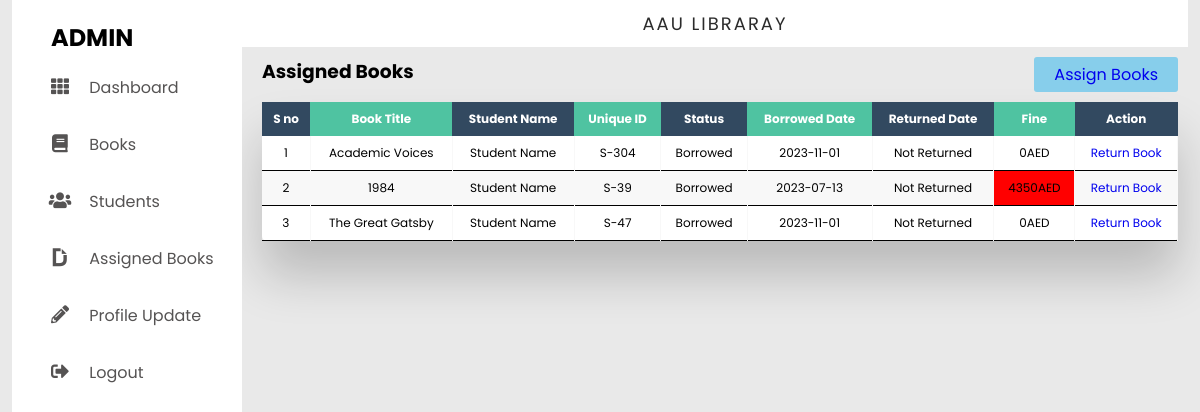
The app's page /admin/assign_book/index.php (signed in) with its own data.
### tables this page shows
CREATE TABLE `books_borrowed` (
  `id` int(11) NOT NULL,
  `user_id` int(11) NOT NULL,
  `book_id` int(11) NOT NULL,
  `unique_id` varchar(255) NOT NULL,
  `date` date NOT NULL,
  `fine_amount` int(11) DEFAULT NULL,
  `returned_date` date DEFAULT NULL,
  `status` varchar(255) NOT NULL,
  `created_at` timestamp NOT NULL DEFAULT current_timestamp()
);

CREATE TABLE `books` (
  `id` int(11) NOT NULL,
  `title` varchar(255) NOT NULL,
  `publisher` varchar(255) NOT NULL,
  `publication_year` int(11) NOT NULL,
  `version` int(20) NOT NULL,
  `field` varchar(255) NOT NULL,
  `quantity` int(255) DEFAULT NULL,
  `borrowed` int(11) DEFAULT 0,
  `created_at` timestamp NOT NULL DEFAULT current_timestamp()
);

CREATE TABLE `users` (
  `id` int(11) NOT NULL,
  `name` varchar(255) NOT NULL,
  `email` varchar(255) NOT NULL,
  `password` varchar(255) NOT NULL,
  `user_type` varchar(255) DEFAULT NULL,
  `created_at` timestamp NOT NULL DEFAULT current_timestamp()
);

### admin/assign_book/index.php (the view, shortened to what this page needs)
<?php require_once '../../database/connection.php' ?>
<?php
$serails_number = 1;
$sql = "SELECT users.*, books.*, books_borrowed.*
FROM users
JOIN books_borrowed ON users.id = books_borrowed.user_id
JOIN books ON books_borrowed.book_id = books.id;";
$result = $conn->query($sql);
$data = $result->fetch_all(MYSQLI_ASSOC);
?>
<span style="font-family: verdana, geneva, sans-serif;">
    <!DOCTYPE html>
    <html lang="en">
    <?php require_once('../layouts/head.php'); ?>
    <body>
        <div class="container">
            <?php require_once('../layouts/navbar.php'); ?>
            <section class="main">
                <div class="main-top">
                    <p>AAU Libraray</p>
                </div>
                <div class="main-body">
                    <div class="header">
                        <h3>Assigned Books</h3>
                        <a href="./create.php">Assign Books</a>
                    </div>
                    <div class="table-wrapper">
                        <?php if(count($data) > 0){?>
                        <table class="fl-table">
                            <thead>
                                <tr>
                                    <th>S no</th>
                                    <th>Book Title</th>
                                    <th>Student Name</th>
                                    <th>Unique ID</th>
                                    <th>Status</th>
                                    <th>Borrowed Date</th>
                                    <th>Returned Date</th>
                                    <th>Fine</th>
                                    <th>Action</th>
                                </tr>
                            </thead>
                            <tbody>
                                <?php foreach ($data as $item) {
                                    $assignDate = new DateTime($item["date"]);
                                    $next120Days = $assignDate->add(new DateInterval('P120D'));
                                    $currentDate = new DateTime();
                                    if ($item["status"]  == "Borrowed" && $next120Days < $currentDate) {
                                            $overdueDays = $currentDate->diff($next120Days)->days;
                                            $fine = $overdueDays * 50;
                                    } elseif($item["status"]  == "Returned" && $next120Days < $currentDate) {
                                        $fine = "Charged";
                                    }else {
                                        $fine = 0;
                                    }
                                ?>
                                    <tr class="tr">
                                        <td><?php echo $serails_number ?></td>
                                        <td><?php echo $item["title"] ?></td>
                                        <td><?php echo $item["name"] ?></td>
                                        <td><?php echo $item["unique_id"] ?></td>
                                        <td><?php echo $item["status"] ?></td>
                                        <td><?php echo $item["date"] ?></td>
                                        <td><?php echo $item["returned_date"] !== null ? $item["returned_date"] : 'Not Returned' ?></td>
                                        <td <?php if($fine != 0 && $fine != "Charged") echo 'style="background-color: red;" '?> ><?php echo $fine == "Charged" ? "Charged " . $item["fine_amount"] : $fine . "AED" ?> </td>
                                        <td>
                                            <?php if($item["status"]  == "Borrowed"){ ?>
                                                <a href="./return.php?id=<?php echo $item['id']; ?>">Return Book</a>
                                          <?php  } else{ ?>
                                                Returned
                                            <?php } ?>
                                        </td>
                                    </tr>
                                <?php
                                    $serails_number++;
                                } ?>
                        </table>
                        <?php } else{  ?>
                            <p>No Record Found</p>
                            <?php } ?>
                    </div>
                    </div>
                </div>
    </body>
    </html>
</span>

### admin/layouts/head.php (shortened to what this page needs)
<head>
  <link rel="stylesheet" href="../../css/dashboard.css" />
  <link rel="stylesheet" href="https://cdnjs.cloudflare.com/ajax/libs/font-awesome/5.15.4/css/all.min.css" />
</head>

### admin/layouts/navbar.php
<nav>
      <div class="navbar">
        <div class="logo">
          <h1><?php echo $_SESSION['user']['name'] ?></h1>
        </div>
        <ul>
          <li><a href="../dashboard/dashboard.php">
            <i class="fas fa-th"></i>
            <span class="nav-item">Dashboard</span>
          </a>
          </li>
          <li><a href="../books/">
            <i class="fas fa-book"></i>
            <span class="nav-item">Books</span>
          </a>
          </li>
          <li><a href="../students/">
            <i class="fas fa-users"></i>
            <span class="nav-item">Students</span>
          </a>
          </li>
          <li><a href="../assign_book/">
            <i class="fab fa-dochub"></i>
            <span class="nav-item">Assigned Books</span>
          </a>
          </li>
          <li><a href="../profile/edit.php">
          <i class="fas fa-pencil-alt"></i>
            <span class="nav-item">Profile Update</span>
          </a>
          </li>
          <li><a href="../../logout.php" class="logout">
            <i class="fas fa-sign-out-alt"></i>
            <span class="nav-item">Logout</span>
          </a>
          </li>
        </ul>
      </div>
    </nav>

### css/dashboard.css (style rules this page uses)
* { margin: 0; padding: 0; outline: none; border: none; text-decoration: none; list-style: none; box-sizing: border-box; font-family: "Poppins", sans-serif; }
body { background: rgb(233, 233, 233); }
.container { display: flex; width: 98vw; margin: auto; }
nav { position: sticky; top: 0; left: 0; bottom: 0; width: 280px; height: 100vh; background: #fff; }
.navbar { width: 80%; margin: 0 auto; }
.logo h1 { margin-left: 1rem; text-transform: uppercase; }
ul { margin: 0 auto; }
li { padding-bottom: 2rem; }
li a { font-size: 16px; color: rgb(85, 83, 83); }
nav i { width: 50px; font-size: 18px; text-align: center; }
.main { width: 98%; }
.main-top { width: 100%; background: #fff; padding: 10px; text-align: center; font-size: 18px; letter-spacing: 2px; text-transform: uppercase; color: rgb(43, 43, 43); }
.main-body { padding: 10px 10px 10px 20px; }
h1 { margin: 20px 10px; }

### admin/assign_book/index.php (style rules this page uses)
.header { display: flex; justify-content: space-between; }
.header a { background-color: skyblue; padding: 5px 20px; border-radius: 3px; transition: ease-in .3s; }
.table-wrapper { margin: 10px 0; box-shadow: 0px 35px 50px rgba(0, 0, 0, 0.2); }
.fl-table { border-radius: 5px; font-size: 12px; font-weight: normal; border: none; border-collapse: collapse; width: 100%; max-width: 100%; white-space: nowrap; background-color: white; }
.tr { font-size: 16px; border-bottom: 1px solid black; }
.fl-table td, .fl-table th { text-align: center; padding: 8px; }
.fl-table td { border-right: 1px solid #f8f8f8; font-size: 12px; }
.fl-table thead th { color: #ffffff; background: #4FC3A1; }
.fl-table thead th:nth-child(odd) { color: #ffffff; background: #324960; }
.fl-table tr:nth-child(even) { background: #F8F8F8; }

### records on screen
books_borrowed: book.title "Academic Voices", user.name "Student Name", unique "S-304", status "Borrowed", date "2023-11-01", shows "Not Returned", fine "0"
books_borrowed: book.title "1984", user.name "Student Name", unique "S-39", status "Borrowed", date "2023-07-13", shows "Not Returned", date "4350"
books_borrowed: book.title "The Great Gatsby", user.name "Student Name", unique "S-47", status "Borrowed", date "2023-11-01", shows "Not Returned", fine "0"

### other values on screen
$_SESSION['user']['name'] "ADMIN"
